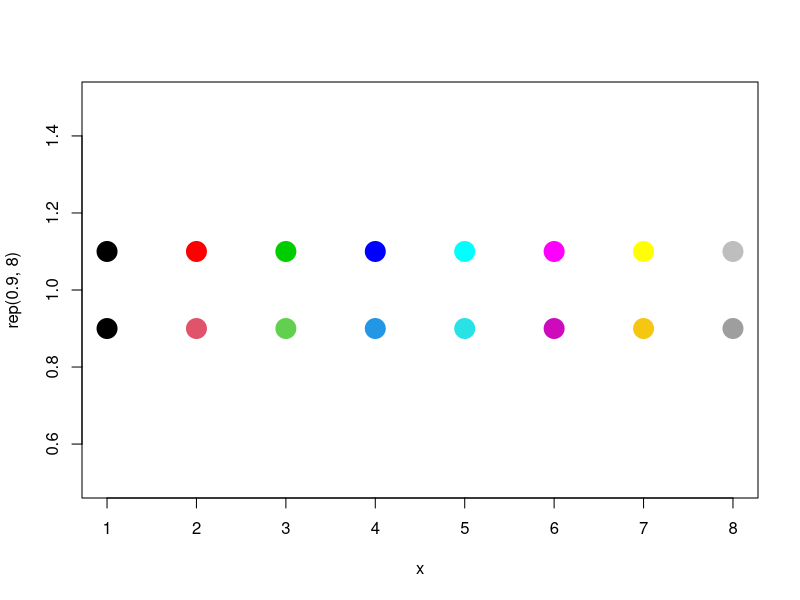

Reproduce this figure in R.
## ---- chunk 1
x <- 1:8
palette("R4") # not actually needed unless R3 was previously selected
plot(x, rep(0.9, 8), ylim=c(0.5,1.5), pch=20, cex=4, col=1:8)
palette("R3") # switch to the old scheme
points(x, rep(1.1, 8), pch=20, cex=4, col=1:8)
